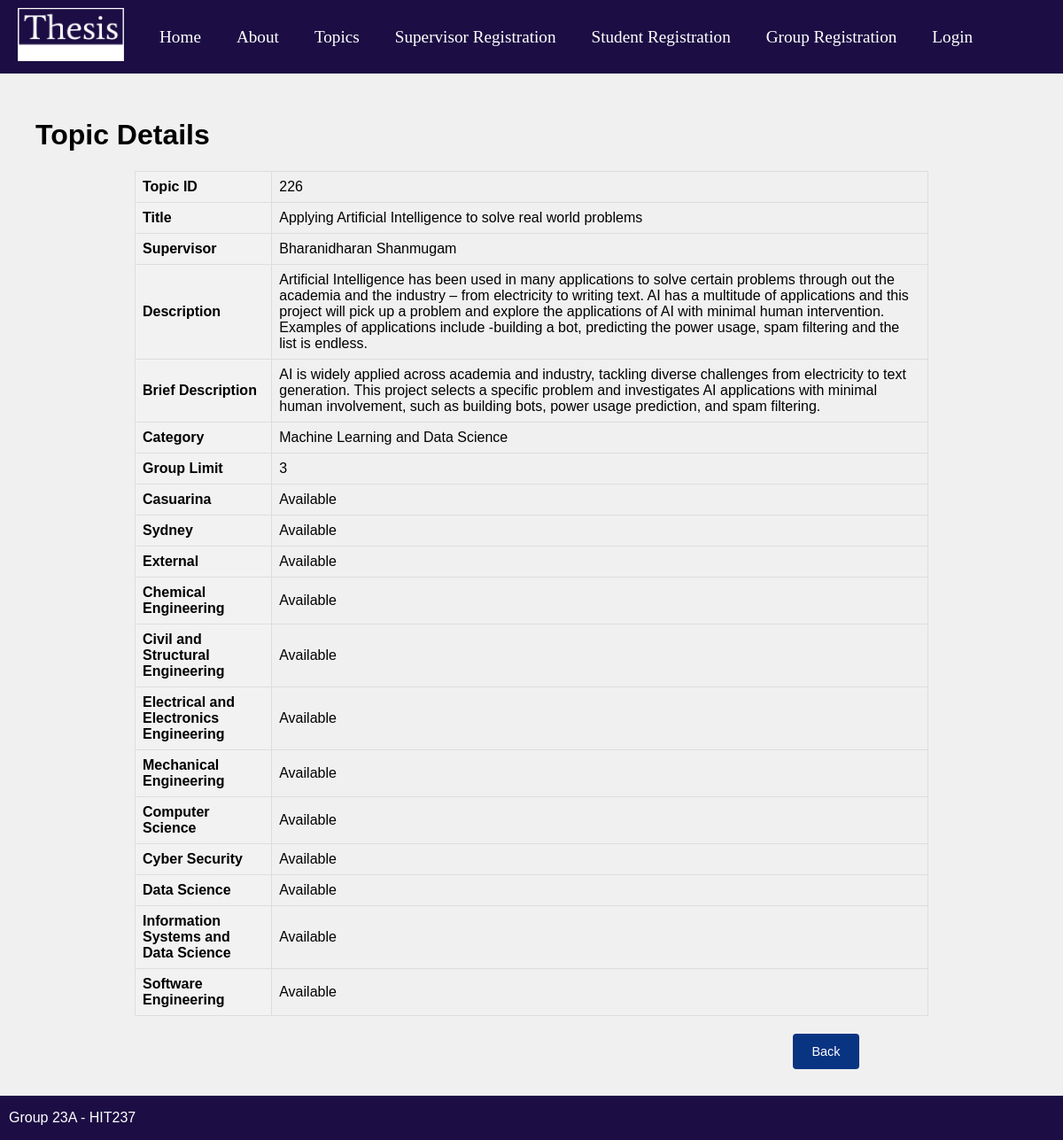
The page /topic/226/ on the database its author committed.
### proj_app/models.py (models this page shows, shortened)
class Topic(models.Model):
    CATEGORY_CHOICES = [
        ('AI_ML_DS', 'Artificial Intelligence, Machine Learning and Data Science'),
        ('BIOMED', 'Biomedical Engineering and Health Informatics'),
        ('CYBER_SEC', 'Cyber Security'),
        ('ML_DS', 'Machine Learning and Data Science'),
    ]
    topicID = models.CharField(max_length=4, primary_key=True)
    title = models.CharField(max_length=90)
    description = models.CharField(max_length=1500)
    brief_description = models.CharField(max_length=700)
    category = models.CharField(max_length=80, choices=CATEGORY_CHOICES)
    supervisor = models.ForeignKey(SupervisorProfile, on_delete=models.SET_NULL, related_name='topics', null=True)
    group_limit = models.PositiveIntegerField(default=3)
    cas = models.BooleanField(default=False)
    syd = models.BooleanField(default=False)
    external = models.BooleanField(default=False)
    chem_eng = models.BooleanField(default=False)
    cns_eng = models.BooleanField(default=False)
    eee = models.BooleanField(default=False)
    mech_eng = models.BooleanField(default=False)
    cs = models.BooleanField(default=False)
    cyb_sec = models.BooleanField(default=False)
    data_sc = models.BooleanField(default=False)
    is_ds = models.BooleanField(default=False)
    seng = models.BooleanField(default=False)
    is_approved = models.BooleanField(default=False)
    removal_requested = models.BooleanField(default=False)
    pending_approval = models.BooleanField(default=False)  # New field for pending approval

class SupervisorProfile(models.Model):
    user = models.OneToOneField(CustomUser, on_delete=models.CASCADE, primary_key=True)
    name = models.CharField(max_length=100)
    email = models.EmailField()
    def __str__(self):
        return self.name

### proj_app/views.py (the view)
# urls.py: path('topic/<int:topic_id>/', views.view_topic, name='view_topic'),
def view_topic(request, topic_id):
    topic = get_object_or_404(Topic, pk=topic_id)
    return render(request, 'proj_app/view_topic.html', {'topic': topic})

### proj_app/templates/proj_app/view_topic.html (shortened to what this page needs)
{% extends "proj_app/site_base.html" %}
{% block page_heading %}
    <h1>Topic Details</h1>
{% endblock %}
{% block main_body %}
    <table>
        <tr>
            <th>Topic ID</th>
            <td>{{ topic.topicID }}</td>
        </tr>
        <tr>
            <th>Title</th>
            <td>{{ topic.title }}</td>
        </tr>
        <tr>
            <th>Supervisor</th>
            <td>{{ topic.supervisor }}</td>
        </tr>
        <tr>
            <th>Description</th>
            <td>{{ topic.description }}</td>
        </tr>
        <tr>
            <th>Brief Description</th>
            <td>{{ topic.brief_description }}</td>
        </tr>
        <tr>
            <th>Category</th>
            <td>{{ topic.get_category_display }}</td>
        </tr>
        <tr>
            <th>Group Limit</th>
            <td>{{ topic.group_limit }}</td>
        </tr>
        <tr>
            <th>Casuarina</th>
            <td>{{ topic.cas|yesno:"Available,Unavailable" }}</td>
        </tr>
        <tr>
            <th>Sydney</th>
            <td>{{ topic.syd|yesno:"Available,Unavailable" }}</td>
        </tr>
        <tr>
            <th>External</th>
            <td>{{ topic.external|yesno:"Available,Unavailable" }}</td>
        </tr>
        <tr>
            <th>Chemical Engineering</th>
            <td>{{ topic.chem_eng|yesno:"Available,Unavailable" }}</td>
        </tr>
        <tr>
            <th>Civil and Structural Engineering</th>
            <td>{{ topic.cns_eng|yesno:"Available,Unavailable" }}</td>
        </tr>
        <tr>
            <th>Electrical and Electronics Engineering</th>
            <td>{{ topic.eee|yesno:"Available,Unavailable" }}</td>
        </tr>
        <tr>
            <th>Mechanical Engineering</th>
            <td>{{ topic.mech_eng|yesno:"Available,Unavailable" }}</td>
        </tr>
        <tr>
            <th>Computer Science</th>
            <td>{{ topic.cs|yesno:"Available,Unavailable" }}</td>
        </tr>
        <tr>
            <th>Cyber Security</th>
            <td>{{ topic.cyb_sec|yesno:"Available,Unavailable" }}</td>
        </tr>
        <tr>
            <th>Data Science</th>
            <td>{{ topic.data_sc|yesno:"Available,Unavailable" }}</td>
        </tr>
        <tr>
            <th>Information Systems and Data Science</th>
            <td>{{ topic.is_ds|yesno:"Available,Unavailable" }}</td>
        </tr>
        <tr>
            <th>Software Engineering</th>
            <td>{{ topic.seng|yesno:"Available,Unavailable" }}</td>
        </tr>
    </table>
    <div class="actionform">
        <form  class="btnleft" action="{% url 'list_topics' %}">
            <button class="btnleft" type="submit" class="btn btn-secondary">Back</button>
        </form>
    </div>
{% endblock %}

### proj_app/static/proj_app/css/styles.css (style rules this page uses)
body { font-family: Arial, sans-serif; display: block; margin: 0; padding: 0; background-color: #f0f0f0; }
body h1 { margin-left: 20px; }
.actionform { display: grid; grid-template-columns: repeat(12,minmax(0, 1fr)); gap: 20px; }
.btnleft { grid-column: 10/span 1; }
table { width: 80%; border-collapse: collapse; margin: 20px auto; }
th, td { border: 1px solid #ddd; padding: 8px; text-align: left; }
th { background-color: #f2f2f2; }

### rows shown on the page
Topic: topicID "226", title "Applying Artificial Intelligence to solve real world problems", supervisor "Bharanidharan Shanmugam", description "Artificial Intelligence has been used in many applications to solve certain problems through out the academia and the industry – from electricity to writing text. AI has a multitude of applications and this project will pick up a problem and explore the applications of AI with minimal human intervention. Examples of applications include -building a bot, predicting the power usage, spam filtering and the list is endless.", brief_description "AI is widely applied across academia and industry, tackling diverse challenges from electricity to text generation. This project selects a specific problem and investigates AI applications with minimal human involvement, such as building bots, power usage prediction, and spam filtering.", category "Machine Learning and Data Science", group_limit "3", cas "Available", syd "Available", external "Available", chem_eng "Available", cns_eng "Available", eee "Available", mech_eng "Available", cs "Available", cyb_sec "Available", data_sc "Available", is_ds "Available", seng "Available"
